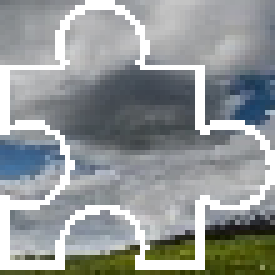
#> input picture 滑动验证码破解（今日头条）/icon.png, 55 x 55 px (shown 5 times larger)
$ python RegisterImgUtil.py
#> lines starting #> are read from the running program, lines starting #| are printed output that depends on the picture
import os
import cv2
import numpy as np
import time


# get how far we should move the slide block
def get_move_step(icon_path=None, background_path=None):

#> called with icon_path = 'icon.png', background_path = 'bg.png'
    if not os.path.exists(icon_path):
        raise Exception('icon path does not exist %s' % str(icon_path))

    if not os.path.exists(background_path):
        raise Exception('icon path does not exist %s' % str(background_path))

    img_icon = cv2.imread(icon_path, 0)
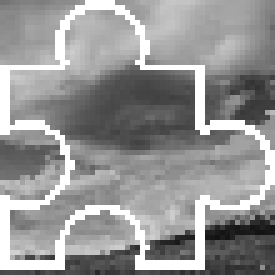
#> img_icon: shape (55, 55) (shown 5 times larger); min 18, max 255, mean 148.8
    w_icon, h_icon = img_icon.shape[::-1]
#> w_icon = 55; h_icon = 55

    # we need to remove the icon part from the original background
    img_background_original = cv2.imread(background_path)
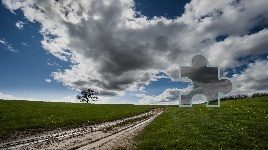
#> input picture 滑动验证码破解（今日头条）/bg.png, 268 x 150 px
#> img_background_original is the input picture: shape (150, 268, 3); mean B, G, R 108.3, 111.1, 102.9
    (h_bg, w_bg, d_bg) = img_background_original.shape
#> h_bg = 150; w_bg = 268; d_bg = 3
    img_background = img_background_original[:, w_icon:w_bg]
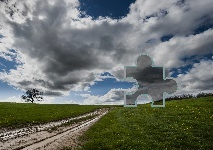
#> img_background: shape (150, 213, 3); mean B, G, R 107.4, 113.3, 107.7
    # img_background = img_background_original

    # change the background to grey one.
    img_background_gray = cv2.cvtColor(img_background, cv2.COLOR_BGR2GRAY)
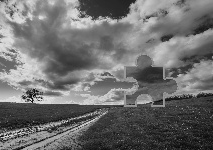
#> img_background_gray: shape (150, 213); min 6, max 231, mean 111
    res = cv2.matchTemplate(img_background_gray, img_icon, cv2.TM_CCOEFF_NORMED)
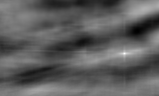
#> res: shape (96, 159) float32; min -0.368, max 0.736, mean 0.0405; drawn with min black and max white

    # 使用二分法查找阈值的精确值
    run = 1
    L = 0
    R = 1
    while run < 20:
        run += 1
        threshold = (R + L) / 2
        # print(threshold)
        if threshold < 0:
            print('Error')
            return None
        loc = np.where(res >= threshold)
        # print(len(loc[1]))
        if len(loc[1]) > 1:
            L += (R - L) / 2
        elif len(loc[1]) == 1:
            print('目标区域起点x坐标为：%d' % (loc[1][0] + w_icon))
            return loc[1][0] + w_icon
            # break
        elif len(loc[1]) < 1:
            R -= (R - L) / 2
#> this loop made 4 passes
#> loc on passes 1 to 4: 10 positions, rows 52 to 54, columns 122 to 126, (empty array, empty array), ([53, 53], [123, 124]), ([53], [124])
#| 目标区域起点x坐标为：179
#> after the loop, L = 0.625; R = 0.75; run = 5
    if run == 20:
        print('failed to recognize the img %s' % icon_path)
        return
    for pt in zip(*loc[::-1]):
        cv2.rectangle(img_background, pt, (pt[0] + w_icon, pt[1] + h_icon), (7, 279, 151), 2)
    cv2.imshow('Dectected', img_background)
    # cv2.waitKey(0)
    time.sleep(2)
    cv2.destroyAllWindows()
    return loc[1][0] + w_icon

if __name__ == '__main__':
    icon_path = "icon.png"
    background_path = "bg.png"

    x = get_move_step(icon_path, background_path)
#> x = 179
    print(x)
#| 179
